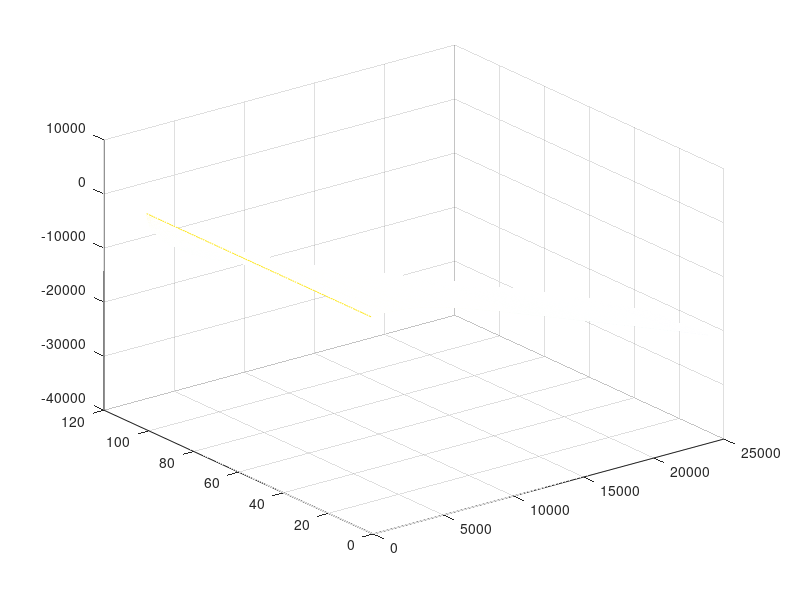

The MATLAB script that drew this image:
%%
clc;
clear;

%parameters
c=0.5;
nx=100;
nt=24000;
th=0.5;
Tmax=5*0.42;
dt=Tmax/nt;
L=1;
h=L/nx;

A=-gallery('tridiag',nx)/h^2;
I=speye(nx);
A(1,2)=2/h^2;
x=linspace(0,L,nx+1)';

T=zeros(nx+1,nt+1);%nx+1 μαζι με τα συνορα , χωρις: nx-1
T(:,1)=cos(pi*x/2);
%loop event 
for i=2:nt+1
    T(1:nx,i)=(I+dt*c*A)*T(1:nx,i-1);
    %επειδη εχω τα Boundaries στον Τ εγω δεν τα θελω αρα 
    %εχω 11 σημεια το πρωτο και τελευταιο ειναι τα boundaries 
    %θελω τα υπολοιπα 

    %για emplicit μεθοδο τρεχει για οταν δεν θελω r<1/2
       % T(2:nx,i)=(I-dt*c*A)\T(2:nx,i-1);

end
mesh(T);

%%
%με δυο neymann
clc;
clear;

%parameters
c=0.5;
nx=100;
nt=24000;
th=0.5;
Tmax=5*0.42;
dt=Tmax/nt;
L=1;
h=L/nx;

A=-gallery('tridiag',nx+1)/h^2;
I=speye(nx+1);
A(1,2)=2/h^2;
A(nx+1,nx)=2/h^2;
x=linspace(0,L,nx+1)';

T=zeros(nx+1,nt+1);%nx+1 μαζι με τα συνορα , χωρις: nx-1
T(:,1)=cos(pi*x);
%loop event 
for i=2:nt+1
    T(1:nx+1,i)=(I+dt*c*A)*T(1:nx+1,i-1);
  
end
mesh(T);
%%
clc;
clear;

%parameters
c=0.5;
nx=100;
nt=24000;
th=0.5;
Tmax=5*0.42;
dt=Tmax/nt;
L=1;
h=L/nx;
a=1;

A=-gallery('tridiag',nx+1)/h^2;
I=speye(nx+1);
A(1,2)=2/h^2;
A(nx+1,nx)=2/h^2;
x=linspace(0,L,nx+1)';

T=zeros(nx+1,nt+1);%nx+1 μαζι με τα συνορα , χωρις: nx-1
T(:,1)=cos(pi*x);

b=zeros(nx+1,1);
b(nx+1)=2/h*a;

%loop event 
for i=2:nt+1
    T(1:nx+1,i)=(I+dt*c*A)*T(1:nx+1,i-1)+b;
  
end
mesh(T);

%%
clc;
clear;

%parameters
c=0.5;
nx=100;
nt=24000;
th=0.5;
Tmax=5*0.42;
dt=Tmax/nt;
L=1;
h=L/nx;
a=-1;

A=-gallery('tridiag',nx+1)/h^2;
I=speye(nx+1);
A(1,2)=2/h^2;
A(nx+1,nx)=2/h^2;
x=linspace(0,L,nx+1)';

T=zeros(nx+1,nt+1);%nx+1 μαζι με τα συνορα , χωρις: nx-1
T(:,1)=cos(pi*x);

b=zeros(nx+1,1);
b(nx+1)=2/h*a;

%loop event 
for i=2:nt+1
    T(1:nx+1,i)=(I-dt*c*A)\(T(1:nx+1,i-1)+ b);
  
end
mesh(T);